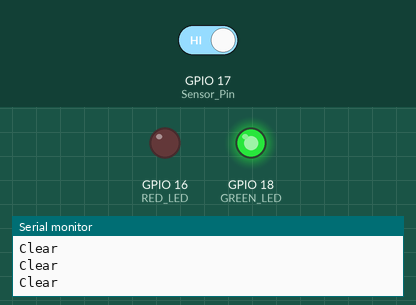
A sketch run on a simulated ESP32. Parts: output pins drawn as LEDs (lit = HIGH), the last lines printed to the serial monitor. Inputs (shaded band) come from the test bench; at power-on: GPIO 17 (Sensor_Pin) HIGH.

Above: at 1.2 s.
1.3 s: GPIO 17 (Sensor_Pin) driven LOW
At 2.1 s:
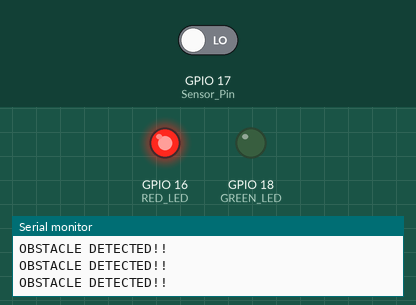
2.9 s: GPIO 17 (Sensor_Pin) driven HIGH
At 3.3 s:
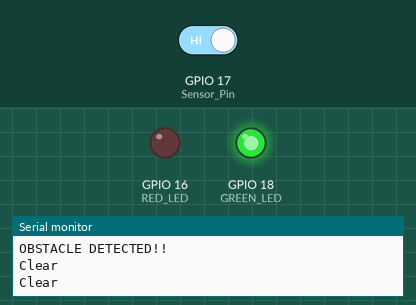
Timing chart, 0 to 5.9 s (numbered marks = the images above; inputs shaded):
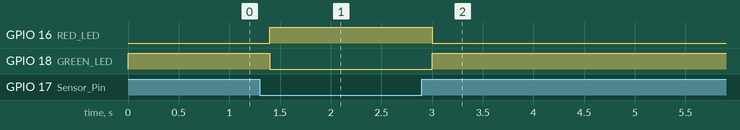

The sketch:

ESP32_IR_Sensor.ino
```cpp
int RED_LED = 16; // GPIO16
int GREEN_LED = 18; // GPIO18
int Sensor_Pin = 17; // GPIO17

int isObstacle = HIGH; // HIGH MEANS NO OBSTACLE

void setup() {
pinMode(RED_LED, OUTPUT);
pinMode(GREEN_LED, OUTPUT);
pinMode(Sensor_Pin, INPUT);
Serial.begin(115200);
}
void loop() {
isObstacle = digitalRead(Sensor_Pin);

if (isObstacle == LOW){
  Serial.println("OBSTACLE DETECTED!!");
  digitalWrite(GREEN_LED,LOW);
  digitalWrite(RED_LED, HIGH);
}
else{
  Serial.println("Clear");
  digitalWrite(RED_LED, LOW);
  digitalWrite(GREEN_LED, HIGH);
}
delay(200);
}
```

Measured:
- after the input at 1.3 s, GPIO 16 (RED_LED): LOW → HIGH after 0.10 s; GPIO 18 (GREEN_LED): HIGH → LOW after 0.10 s
- after the input at 2.9 s, GPIO 16 (RED_LED): HIGH → LOW after 0.10 s; GPIO 18 (GREEN_LED): LOW → HIGH after 0.10 s
